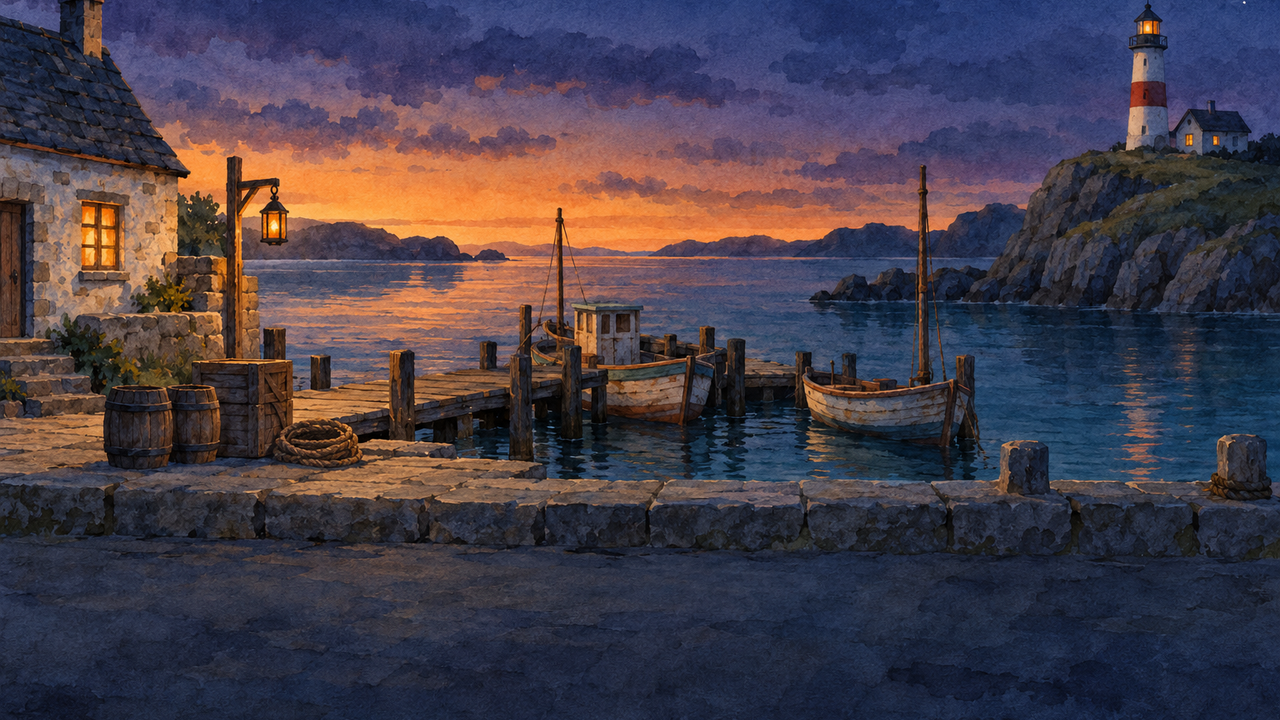
#> input picture styles/hintergrund-serie/assets/bg_hafen.png, 1280 x 720 px, found by its file name; its folder holds only this picture in this run
$ python lights.py
#> lines starting #> are read from the running program, lines starting #| are printed output that depends on the picture; after the words box and inside, x2 and y2 are one past the last pixel; in counts of white or black regions, pixels touching at a corner belong together
#> in main, img is the input picture: shape (720, 1280, 3); mean R, G, B 69.6, 61.7, 73.2
### styles/hintergrund-serie/tools/prep.py
#!/usr/bin/env python3
"""Asset-Aufbereitung für den Eintrag hintergrund-serie (nur Pillow + NumPy).

Aufruf aus dem Projektordner:
    .venv/bin/python styles/hintergrund-serie/tools/prep.py [--raw DIR] [--walk-fallback] [schritt ...]
Schritte: layout, fx, ui, bg, lut, walk, all (Standard: all = fx ui bg lut walk)

  layout  Layout-Referenz für den Laufzyklus-Auftrag: shared/badger/walk_painted.png mittig auf Magenta, 3:2
          (assets/raw/walk_layout_ref.png, geht als erste Referenz an genimg)
  fx      prozedurale Effekt-Texturen im Aquarell-Look (Lichthof, Rauch, Strahl, Glanz, Möwe, Rauschen, Papier)
  ui      Papierkarte für die Textbox
  bg      Rohbilder (3:2, beliebige Größe) auf 1280 px Breite skalieren und je Ort mit eigenem Versatz auf
          1280x720 schneiden
  lut     Farbabgleich: Palette des Ankers (tools/sprites.py palette), je Ort eine 3D-LUT (32^3 als 1024x32-Streifen),
          Vergleichsbild, Serienblatt und Messwerte zur Stildrift (drift.json)
  walk    Laufzyklus zerlegen, Magenta-Saum entfernen, am Kopf ausrichten, verkleinern, Vorschub je Bildwechsel aus
          dem Standfuß messen (walk.json)

Echte Ergebnisse und Platzhalter werden getrennt:
  - Stammt ein Ergebnis nur aus echten Rohbildern in assets/raw/, landet es in assets/ und als Kopie in demo/art/;
    Berichte (drift.json, lut_compare.png, series_sheet.png, palette_anchor.png) kommen nach assets/.
  - Fehlt ein Rohbild, baut der Schritt einen beschrifteten Platzhalter. Platzhalter und alles, was davon abhängt,
    landen nur in demo/art/ (damit die Demo läuft), Berichte im Temp-Ordner. demo/art/placeholders.json listet sie.
  - --raw DIR nimmt Ersatzbilder aus DIR (Test der Kette mit fremden Bildern); auch das gilt als Platzhalter.
  - Ohne raw/walk.png nimmt walk shared/badger/walk_painted.png als Platzhalter; mit --walk-fallback wird das
    bewusst als echtes Ergebnis übernommen (nur, wenn der Laufzyklus-Auftrag endgültig gescheitert ist).

Alles ist deterministisch (feste Seeds), ein zweiter Lauf erzeugt dieselben Dateien.
"""
import json, pathlib, subprocess, sys, tempfile

import numpy as np
from PIL import Image, ImageDraw, ImageFilter, ImageFont

SD = pathlib.Path(__file__).resolve().parent.parent          # styles/hintergrund-serie
ROOT = SD.parent.parent
RAW_DEFAULT, ASSETS, ART = SD / "assets" / "raw", SD / "assets", SD / "demo" / "art"
RAW = RAW_DEFAULT                                             # mit --raw umstellbar
TMP = pathlib.Path(tempfile.gettempdir()) / "hintergrund-serie" / "prep"
W, H = 1280, 720
LOCS = ["hafen", "leuchtturm", "stube", "klippe"]
# Oberkante des 1280x720-Ausschnitts als Anteil der Bildhöhe des auf 1280 px Breite skalierten Rohbilds
# (bei 3:2 sind das 853 px; 0.117 = 100 px, unten fallen dann 33 px weg). Die Prompts legen den Bildaufbau in
# Prozent der Bildhöhe fest (Augenhöhe 40 %, Laufstreifen 58–72 %, unteres Viertel ruhig); mit 0.117 liegt die
# Augenhöhe auf Bildschirmzeile 241, der Laufstreifen auf 395–514 und die Textbox (ab 534) über dem ruhigen
# Vordergrund. Nach Sichtung je Ort anpassen, falls ein Bild den Aufbau verfehlt.
# Nach Sichtung der Codex-Bilder (gemessene Horizontzeile im Rohbild 1536x1024: Hafen 405 = 39,6 %, Klippe 382 =
# 37,3 %, Meer in den Leuchtturmfenstern 415 = 40,5 %, Meer im Stubenfenster 367 = 35,8 %): Schnitt je Ort so, dass
# der Horizont überall auf Bildschirmzeile 256 liegt. Beim Hafen sitzt die Leuchtturmlampe sonst am oberen Rand
# (mit 0.117 bei y = 8); mit 0.0955 liegt sie bei y = 27, die Kaikante bleibt über der Textbox.
CROP_TOP = {"hafen": 0.0955, "leuchtturm": 0.1055, "stube": 0.0586, "klippe": 0.0727}
LAYOUT = {"eye": 0.40, "walk": (0.58, 0.72), "calm": 0.75}   # Bildaufbau laut Prompt (Anteil der Bildhöhe)
UI_TOP = 534                                                  # Oberkante der Textbox-Karte auf dem Bildschirm
# Stilanker für den Farbabgleich: sein Ausschnitt liefert Palette und Lab-Statistik, seine LUT ist die Identität.
# Normal der Hafen (erstes Bild, Referenz der anderen). Nur ändern, wenn der Hafen misslingt und ein anderes Bild
# den Stil besser trifft (dann in style.json begründen).
ANCHOR = "hafen"
# Stärke des Farbabgleichs je Ort: global (Mittelwert/Streuung in Lab, g_l für L, g_ab für a/b) und Zug zur
# Ankerpalette (snap); 0 = aus, 1 = voll. Für den Anker gilt immer die Identität.
LUT_PARAMS = {
    "hafen": {"g_l": 0.5, "g_ab": 0.6, "snap": 0.5},
    "leuchtturm": {"g_l": 0.5, "g_ab": 0.6, "snap": 0.5},
    "stube": {"g_l": 0.5, "g_ab": 0.6, "snap": 0.5},
    "klippe": {"g_l": 0.5, "g_ab": 0.6, "snap": 0.5},
}
N_LUT = 32
PAL_COLORS = 24


PLACEHOLDERS = {}        # Ausgabe in demo/art -> Grund (nur für Platzhalter-Läufe)
PRODUCED = []            # alle in diesem Lauf nach demo/art geschriebenen Namen


def show(path):
    path = pathlib.Path(path)
    return path.relative_to(SD) if SD in path.parents else path


# [48 lines left out: functions save, both, report_dir, write_json, value_noise, fbm, not called in this run]


def smooth(a, b, x):
    t = np.clip((x - a) / (b - a), 0, 1)
    return t * t * (3 - 2 * t)


def rgba(rgb, alpha):
    a = np.dstack([np.broadcast_to(np.asarray(rgb, np.float32), alpha.shape + (3,)), alpha * 255])
    return Image.fromarray(a.clip(0, 255).astype(np.uint8), "RGBA")


# ---------------------------------------------------------------------------------------------------------------
# fx: Effekt-Texturen
# ---------------------------------------------------------------------------------------------------------------
# [105 lines left out: functions wash_blob, make_fx, paper_rgb, not called in this run]


# ---------------------------------------------------------------------------------------------------------------
# ui: Papierkarte für die Textbox (mit Schatten-Rand)
# ---------------------------------------------------------------------------------------------------------------
UI_BOX = (24, 548, 1256, 704)         # Karte auf dem Bildschirm (x0, y0, x1, y1)
UI_PAD = 14                           # Rand für Schatten und ausgefranste Kante


# [35 lines left out: function make_ui, not called in this run]


# ---------------------------------------------------------------------------------------------------------------
# bg: Hintergründe
# ---------------------------------------------------------------------------------------------------------------
def raw_path(loc):
    p = RAW / f"{loc}.png"
    return p if p.exists() else None


def is_real(loc):
    """Echt heißt: Rohbild aus genimg in assets/raw/ (nicht --raw, nicht Platzhalter)."""
    return RAW == RAW_DEFAULT and (RAW_DEFAULT / f"{loc}.png").exists()


def crop_y(loc, height):
    return int(min(max(0, round(CROP_TOP[loc] * height)), height - H))


def scaled(loc):
    src = Image.open(raw_path(loc)).convert("RGB")
    return src.resize((W, round(src.height * W / src.width)), Image.LANCZOS)


# [12 lines left out: function make_bg, not called in this run]


def screen_row(frac, loc="hafen", height=853):
    """Zeile im 1280x720-Ausschnitt für einen Anteil der Bildhöhe (Bildaufbau laut Prompt)."""
    return round(frac * height) - crop_y(loc, height)


# [20 lines left out: function placeholder, not called in this run]


# ---------------------------------------------------------------------------------------------------------------
# lut: Farbabgleich auf die Palette des Ankers
# ---------------------------------------------------------------------------------------------------------------
M_RGB2XYZ = np.array([[0.4124564, 0.3575761, 0.1804375], [0.2126729, 0.7151522, 0.0721750],
                      [0.0193339, 0.1191920, 0.9503041]])
WHITE = np.array([0.95047, 1.0, 1.08883])


def srgb_to_lab(rgb):
    c = np.asarray(rgb, np.float64) / 255.0
    lin = np.where(c <= 0.04045, c / 12.92, ((c + 0.055) / 1.055) ** 2.4)
    xyz = lin @ M_RGB2XYZ.T / WHITE
    f = np.where(xyz > 216 / 24389, np.cbrt(xyz), (24389 / 27 * xyz + 16) / 116)
    return np.stack([116 * f[..., 1] - 16, 500 * (f[..., 0] - f[..., 1]), 200 * (f[..., 1] - f[..., 2])], -1)


# [20 lines left out: functions lab_to_srgb, palette_of, not called in this run]


def lab_stats(lab):
    flat = lab.reshape(-1, 3)
    return flat.mean(0), flat.std(0)


# [59 lines left out: functions transform_lab, build_lut, apply_lut, palette_distance, texture_energy, not called in this run]


EXTERIOR = {"hafen", "klippe"}


# [110 lines left out: functions horizon_row, look_metrics, make_lut, not called in this run]


# ---------------------------------------------------------------------------------------------------------------
# walk: Laufzyklus
# ---------------------------------------------------------------------------------------------------------------
BADGER_H = 140            # Zielhöhe der Figur auf dem Bildschirm (Pixel): auf der Kaikante etwa 1,7 Fässer hoch
# Reihenfolge der Bilder im Zyklus (None = wie im Blatt); nach Sichtung des Codex-Blatts gesetzt. Das Blatt ist kein
# sauberer Zyklus: 0 und 4 sind beide Kontakt (Schritt weit, beide Füße am Boden), 1 hebt das hintere Bein, 2 ist
# der Durchgang (hinteres Bein hoch), 3 holt mit dem vorderen Fuß hoch aus, 5 setzt ihn tief an. Die Beine sind
# gleich gefärbt, also reicht ein Schritt als Zyklus. Gemessen (Standfuß, 140 px): mit 5 als Ansetzen rutscht der
# Körper beim Wechsel 3 -> 5 um 2,5 px zurück, mit 4 statt 0 als Kontakt ebenso (4 -> 0: -1,5 px). Deshalb nur
# Kontakt, Abheben, Durchgang, Ausholen; alle Vorschübe sind dann vorwärts (15 / 6,5 / 30 / 2 px).
WALK_ORDER = [0, 1, 2, 3]
# Stehbild aus Teilen: Das Blatt hat keine Pose mit beiden Füßen beieinander. Aus dem Durchgang (Bild "from",
# Standbein senkrecht) wird das erhobene hintere Bein abgeschnitten (unterhalb cut_y links vom Standbein, in
# Pixeln des Rohblatts) und durch eine Kopie des Standbeins (ab copy_y) ersetzt, die um dx versetzt und abgedunkelt
# dahinter liegt (fernes Bein). Der Standfuß bleibt, deshalb ersetzt das Stehbild beim Anhalten den Durchgang ohne Fußsprung.
WALK_STAND = {"from": 2, "cut_x": 612, "cut_y": 648, "copy_y": 610, "dx": -40, "dark": 0.78}
WALK_SNAP = 0.0           # Zug der Kostümfarben zur Ankerpalette (0 = aus)


def label_components(mask):
    """Zusammenhangskomponenten (8er-Nachbarschaft) per Breitensuche; mask ist klein (verkleinert)."""
    h, w = mask.shape
    lab = np.zeros((h, w), np.int32)
    cur = 0
    for y0, x0 in zip(*np.nonzero(mask)):
        if lab[y0, x0]:
            continue
        cur += 1
        stack = [(y0, x0)]
        lab[y0, x0] = cur
        while stack:
            y, x = stack.pop()
            for dy in (-1, 0, 1):
                for dx in (-1, 0, 1):
                    yy, xx = y + dy, x + dx
                    if 0 <= yy < h and 0 <= xx < w and mask[yy, xx] and not lab[yy, xx]:
                        lab[yy, xx] = cur
                        stack.append((yy, xx))
    return lab


# [16 lines left out: function clean_alpha, not called in this run]


WALK_FALLBACK = False     # --walk-fallback: walk_painted.png bewusst als echtes Ergebnis übernehmen
KEY = np.array([255, 0, 255], np.float32)   # Schlüsselfarbe des Laufzyklus-Auftrags (key_color ff00ff)


# [242 lines left out: functions walk_source, despill, band_shift, was_keyed, stand_source, make_walk and 1 more, not called in this run]


# ---------------------------------------------------------------------------------------------------------------
STEPS = {"layout": make_layout, "fx": make_fx, "ui": make_ui, "bg": make_bg, "lut": make_lut, "walk": make_walk}


# [37 lines left out: function main, not called in this run]


# [2 lines that do not run on import are left out]

### styles/hintergrund-serie/tools/lights.py
#!/usr/bin/env python3
"""Findet Lichtquellen-Kandidaten (Fenster, Laternen, Lampen, Glut) in den geschnittenen Hintergründen.

Aufruf aus dem Projektordner:
    .venv/bin/python styles/hintergrund-serie/tools/lights.py [--out DIR] [ort ...]

Hilfe zum Eintragen der Effekt-Lagen in demo/locations.gd (glows, flames, beams, smoke, sweeps …): sucht in
demo/art/bg_<ort>.png kleine, helle, warme Flecken (Lab: L > 60, Buntheit > 18, Farbton orange bis gelb),
verwirft große Flächen (z. B. das Horizontband) und schreibt je Ort
  <out>/lights_<ort>.png   Hintergrund mit nummerierten Kandidaten, Hilfslinien für Augenhöhe und Laufstreifen
  <out>/lights.json        Kandidaten mit Mittelpunkt, Größe und Helligkeit (Bildschirmpixel 1280x720)
Standard für --out ist der Temp-Ordner des Eintrags. Die Kandidaten sind Vorschläge: im Bild prüfen, welche
Lichtquelle welcher Fleck ist, und die Lage in locations.gd übernehmen.
"""
import argparse, json, pathlib, sys, tempfile

import numpy as np
from PIL import Image, ImageDraw, ImageFilter, ImageFont

SD = pathlib.Path(__file__).resolve().parent.parent
sys.dont_write_bytecode = True                                # kein __pycache__ im Eintragsordner
sys.path.insert(0, str(SD / "tools"))
import prep  # noqa: E402  (Farbräume, Zusammenhangskomponenten, Bildaufbau)

LOCS = prep.LOCS


def candidates(img, max_n=12):
    sc = 4
    small = np.asarray(Image.fromarray(img).resize((img.shape[1] // sc, img.shape[0] // sc), Image.BOX), np.float64)
    lab = prep.srgb_to_lab(small)
    L, a, b = lab[..., 0], lab[..., 1], lab[..., 2]
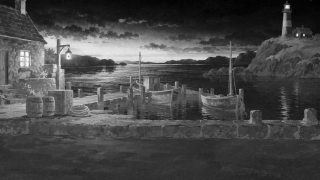
#> b: shape (180, 320) float64; min -36.46, max 70.95, mean -5.8; drawn with min black and max white
    chroma = np.hypot(a, b)
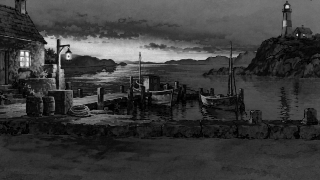
#> chroma: shape (180, 320) float64; min 6.36e-07, max 82.24, mean 19.3; drawn with min black and max white
    hue = np.degrees(np.arctan2(b, a)) % 360
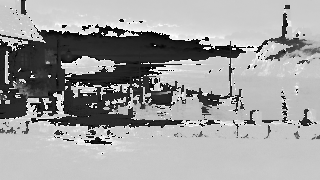
#> hue: shape (180, 320) float64; min 0.0112, max 360, mean 224.7; drawn with min black and max white
    mask = (L > 60) & (chroma > 18) & (hue > 30) & (hue < 100)
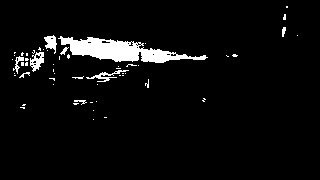
#> mask: shape (180, 320) bool; 4.7% white; 56 white regions (47 under 20 px), largest, box (x1, y1, x2, y2) and area: (58, 36, 208, 63) 1835, (30, 52, 44, 72) 158, (86, 70, 129, 82) 142
    mask[prep.UI_TOP // sc:] = False                          # unter der Textbox zählt nichts
    # benachbarte Flecken (Fensterscheiben, Laterne mit Lichthof) zu einer Lichtquelle zusammenfassen
    grown = np.asarray(Image.fromarray(mask.astype(np.uint8) * 255).filter(ImageFilter.MaxFilter(5))) > 0
#> grown: shape (180, 320) bool; 10% white; 14 white regions, largest, box (x1, y1, x2, y2) and area: (10, 33, 210, 87) 4766, (71, 98, 99, 107) 200, (47, 62, 57, 87) 155
    comp = prep.label_components(grown) * mask
#> the loop in label_components, `for y0, x0 in zip(*np.nonzero(mask)):` made 5757 passes
#> (y0, x0) on passes 2 to 4: (4, 285), (4, 286), (4, 287)
#> after the loop in label_components, `for y0, x0 in zip(*np.nonzero(mask)):`:
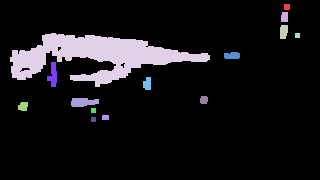
#> lab: shape (180, 320) int32; 15 distinct labels, from 0 to 14; one colour per label, 0 black
#> after the loop in label_components, `for y0, x0 in zip(*np.nonzero(mask)):`: cur = 14
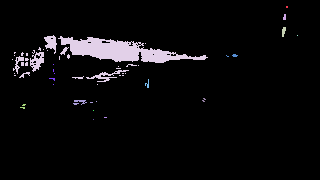
#> comp: shape (180, 320) int32; 15 distinct labels, from 0 to 14; one colour per label, 0 black
    out = []
    total = mask.size
#> total = 57600
    for i in range(1, comp.max() + 1):
        ys, xs = np.nonzero(comp == i)
        area = len(ys)
        if area < 2 or area > total * 0.02:
            continue
        w = xs.max() - xs.min() + 1
        h = ys.max() - ys.min() + 1
        if w > 0.25 * mask.shape[1]:                          # breite Bänder (Horizont) verwerfen
            continue
        out.append({"pos": [int(round((xs.mean() + 0.5) * sc)), int(round((ys.mean() + 0.5) * sc))],
                    "size": [int(w * sc), int(h * sc)], "area_px": int(area * sc * sc),
                    "L_max": round(float(L[ys, xs].max()), 1), "score": float(L[ys, xs].max() * np.sqrt(area))})
#> this loop made 14 passes
#> (area, w, h) on passes 3, 10: (29, 4, 10), (42, 24, 5)
#> area on pass 4: 2525
#> after the loop, out = 10 items
    out.sort(key=lambda c: -c["score"])
    for c in out:
        c.pop("score")
#> this loop made 10 passes
    return out[:max_n]


def main():
    ap = argparse.ArgumentParser()
    ap.add_argument("locs", nargs="*", default=LOCS)
    ap.add_argument("--out", default=str(pathlib.Path(tempfile.gettempdir()) / "hintergrund-serie" / "lights"))
    a = ap.parse_args()
    out = pathlib.Path(a.out)
    out.mkdir(parents=True, exist_ok=True)
    res = {}
    font = ImageFont.load_default(size=18)
    for loc in a.locs:
        img = np.asarray(Image.open(prep.ART / f"bg_{loc}.png").convert("RGB"))
        cands = candidates(img)
#> cands = 10 items
        res[loc] = cands
        ov = Image.fromarray(img).convert("RGB")
        d = ImageDraw.Draw(ov)
        for yy, col in ((prep.screen_row(prep.LAYOUT["eye"]), (255, 200, 120)),
                        (prep.screen_row(prep.LAYOUT["walk"][0]), (240, 230, 200)),
                        (prep.screen_row(prep.LAYOUT["walk"][1]), (240, 230, 200)), (prep.UI_TOP, (120, 200, 255))):
            for x in range(0, prep.W, 16):
                d.line([x, yy, x + 7, yy], fill=col, width=1)
        for k, c in enumerate(cands):
            x, y = c["pos"]
            r = max(10, max(c["size"]) // 2 + 4)
            d.ellipse([x - r, y - r, x + r, y + r], outline=(0, 255, 255), width=2)
            d.text((x + r + 3, y - 10), str(k), font=font, fill=(0, 255, 255))
#> this loop made 10 passes
#> (x, y, r) on passes 1 to 10: (324, 408, 52), (1135, 126, 24), (212, 305, 46), (590, 337, 22), (1139, 69, 16), (934, 223, 28), (94, 426, 16), (816, 400, 12), (1148, 28, 10), (422, 470, 10)
        ov.save(out / f"lights_{loc}.png")
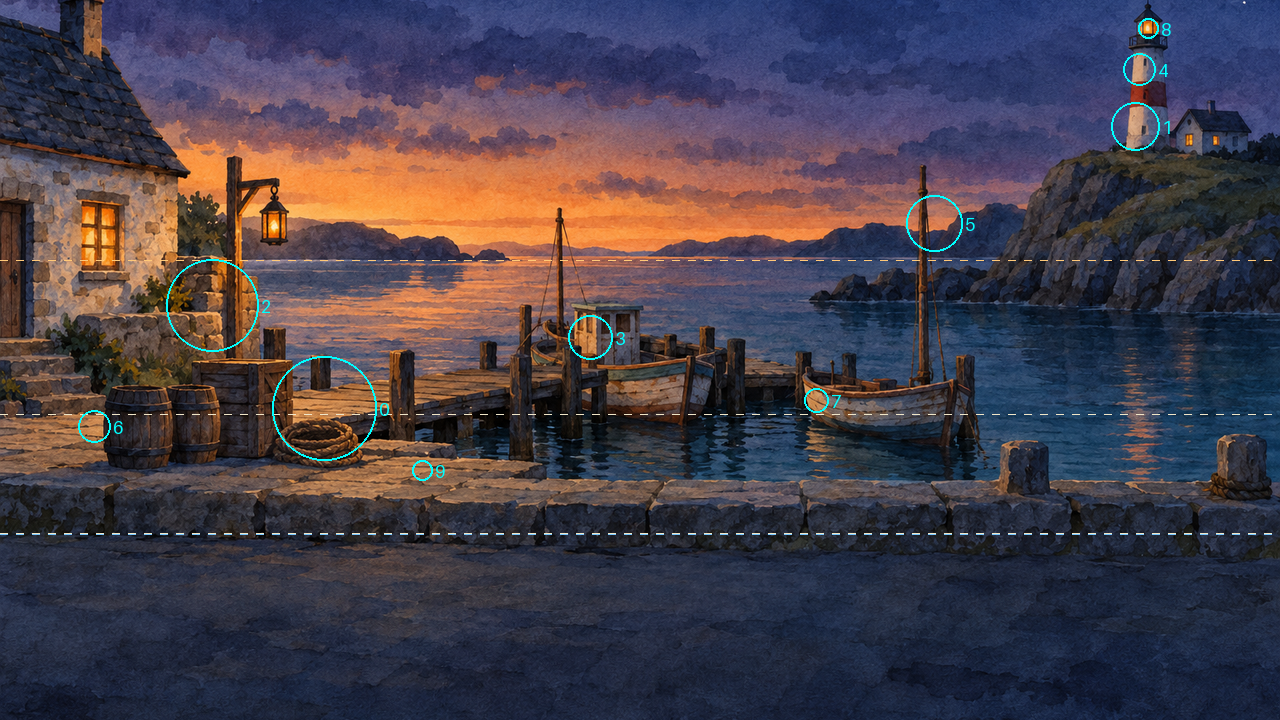
#> saved as lights_hafen.png: PIL image 1280x720 RGB; mean R, G, B 69.7, 62.8, 74.3
        print(f"{loc}: " + ", ".join(f"{k}:{tuple(c['pos'])}" for k, c in enumerate(cands)))
#| hafen: 0:(324, 408), 1:(1135, 126), 2:(212, 305), 3:(590, 337), 4:(1139, 69), 5:(934, 223), 6:(94, 426), 7:(816, 400), 8:(1148, 28), 9:(422, 470)
    (out / "lights.json").write_text(json.dumps(res, indent=1) + "\n")
    print(out)


if __name__ == "__main__":
#> (the run stopped early here; a loop or call above may not have finished)
